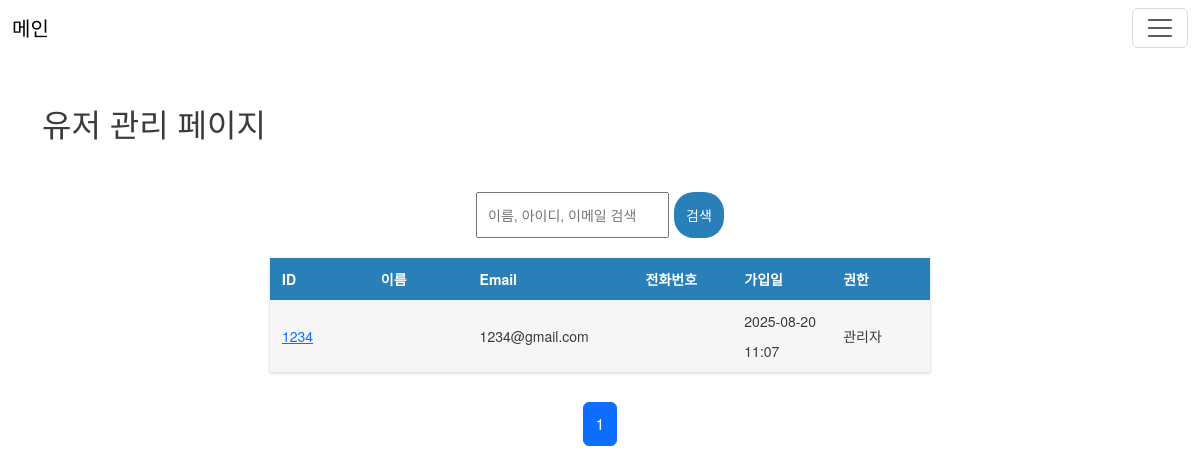
The page /accounts/admin_page/ (signed in) on the database as committed earlier.
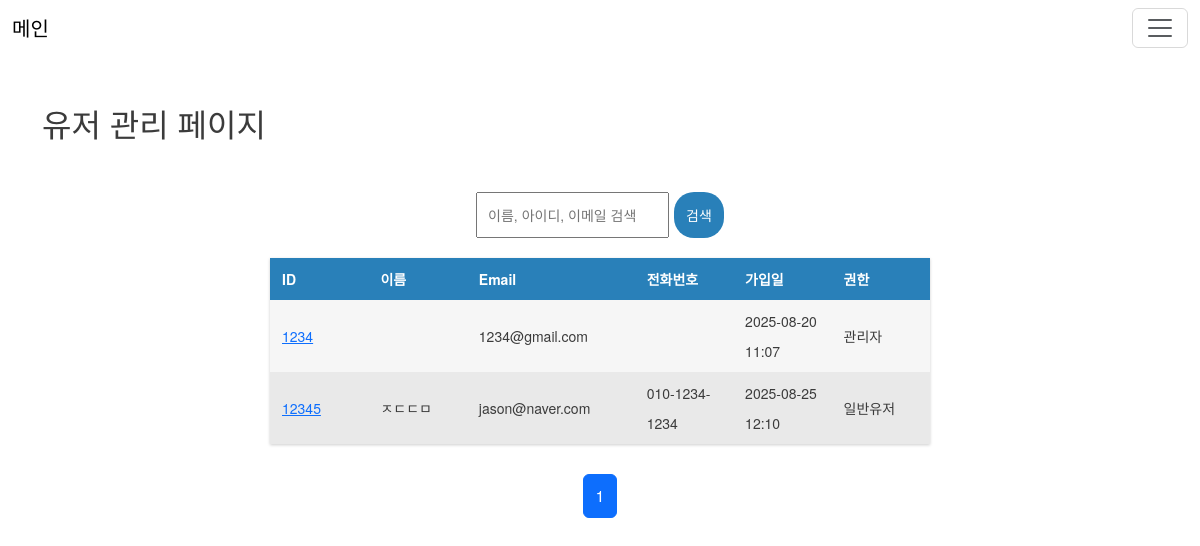
The same page on the database as committed later.
### accounts/models.py (models this page shows, shortened)
class CustomUser(AbstractUser):
    email = models.EmailField(blank=True, null=True)
    phone = models.CharField(max_length=11)
    name = models.CharField(max_length=50)

### accounts/views.py (the view)
# urls.py: path("admin_page/", views.admin_page, name="admin_page"),
@staff_member_required(login_url="/accounts/login/")
def admin_page(request):
    query = request.GET.get("q", "")
    users = User.objects.all()
    if query:
        users = users.filter(
            Q(username__icontains=query) |
            Q(name__icontains=query) |
            Q(email__icontains=query)
       )
    paginator = Paginator(users, 10)  # 페이지당 10명
    page_number = request.GET.get("page")
    page_obj = paginator.get_page(page_number)
    current_page = page_obj.number
    total_pages = paginator.num_pages
    start_page = max(current_page - 2, 1)
    end_page = min(current_page + 2, total_pages)
    page_range = range(start_page, end_page + 1)
    return render(request, "accounts/admin_page.html", {
        "users": page_obj,     # 목록
        "page_obj": page_obj,  # 페이지네이션 UI용
        "page_range": page_range,
        "query": query,
    })

### second/templates/accounts/admin_page.html (shortened to what this page needs)
{% extends 'base.html' %}
{% load static %}
{% block extra_css %}
<link rel="stylesheet" href="{% static 'css/admin_page.css' %}">
{% endblock %}
{% block content %}
<div class="container mt-5">
    <h2>유저 관리 페이지</h2>
</div>
<div class="search-wrapper">
    <form method="get" class="search-form">
        <input type="text" name="q" value="{{ query }}" placeholder="이름, 아이디, 이메일 검색">
        <button class="btn11" type="submit">검색</button>
    </form>
</div>
<div id="table" >
    <div class="row header blue">
        <div class="cell">
            ID
        </div>
        <div class="cell">
            이름
        </div>
        <div class="cell">
            Email
        </div>
        <div class="cell">
            전화번호
        </div>
        <div class="cell">
            가입일
        </div>
        <div class="cell">
            권한
        </div>
    </div>
    {% for user in users %}
    <div class="row">
        <div class="cell">
            <a href="{% url 'profile_admin' user.id %}">{{ user.username }}</a>
        </div>
        <div class="cell">
            {{ user.name }}
        </div>
        <div class="cell">
            {{ user.email }}
        </div>
        <div class="cell">
            {{ user.phone }}
        </div>
        <div class="cell">
            {{ user.date_joined|date:"Y-m-d H:i" }}
        </div>
        <div class="cell">
            {% if user.is_staff %}
            관리자
            {% else %}
            일반유저
            {% endif %}
        </div>
    </div>
    {% empty %}
    <div class="row">
        <div class="cell" colspan="5">
            등록된 사용자가 없습니다
        </div>
    </div>
    {% endfor %}
</div>
<br>
<nav aria-label="Page navigation">
    <ul class="pagination justify-content-center">
        {% for num in page_range %}
        {% if page_obj.number == num %}
        <li class="page-item active"><span class="page-link">{{ num }}</span></li>
        {% else %}
        <li class="page-item"><a class="page-link" href="?page={{ num }}&q={{ query }}">{{ num }}</a></li>
        {% endif %}
        {% endfor %}
    </ul>
</nav>
{% endblock %}

Rows that differ between the two databases and show on the page:
added CustomUser: username "12345", name "ㅈㄷㄷㅁ", email "jason@naver.com", phone "010-1234-1234", date_joined "2025-08-25 12:10", is_staff "일반유저"
